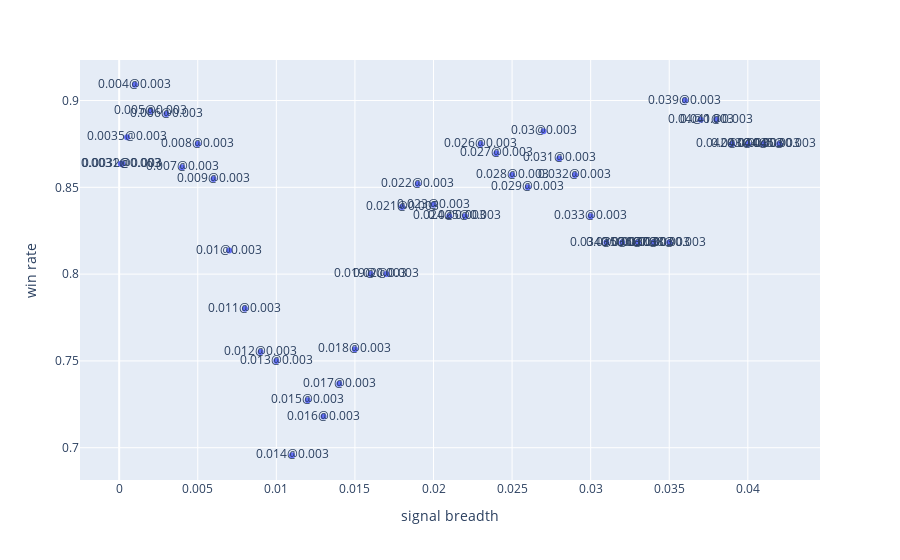

The notebook cell this image was saved under:
### Code cell
tmp_grid_res = df_grid_search_res[df_grid_search_res['close threshold']==0.003]

import plotly.express as px
fig = px.scatter(tmp_grid_res,x='signal breadth', y='win rate',
                # marginal_x="histogram",
                text=tmp_grid_res['scatter label'].tolist()
                )
fig.show()
